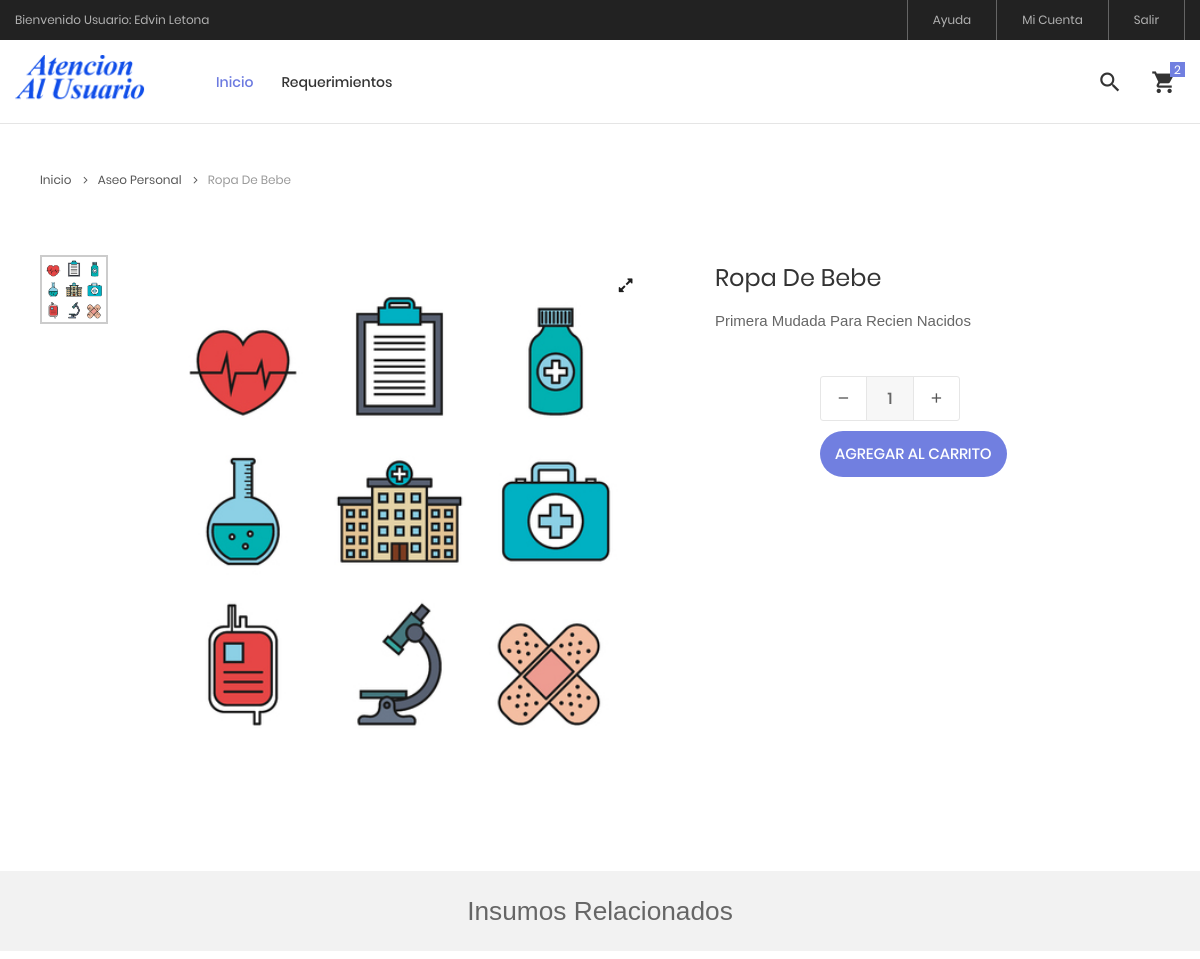
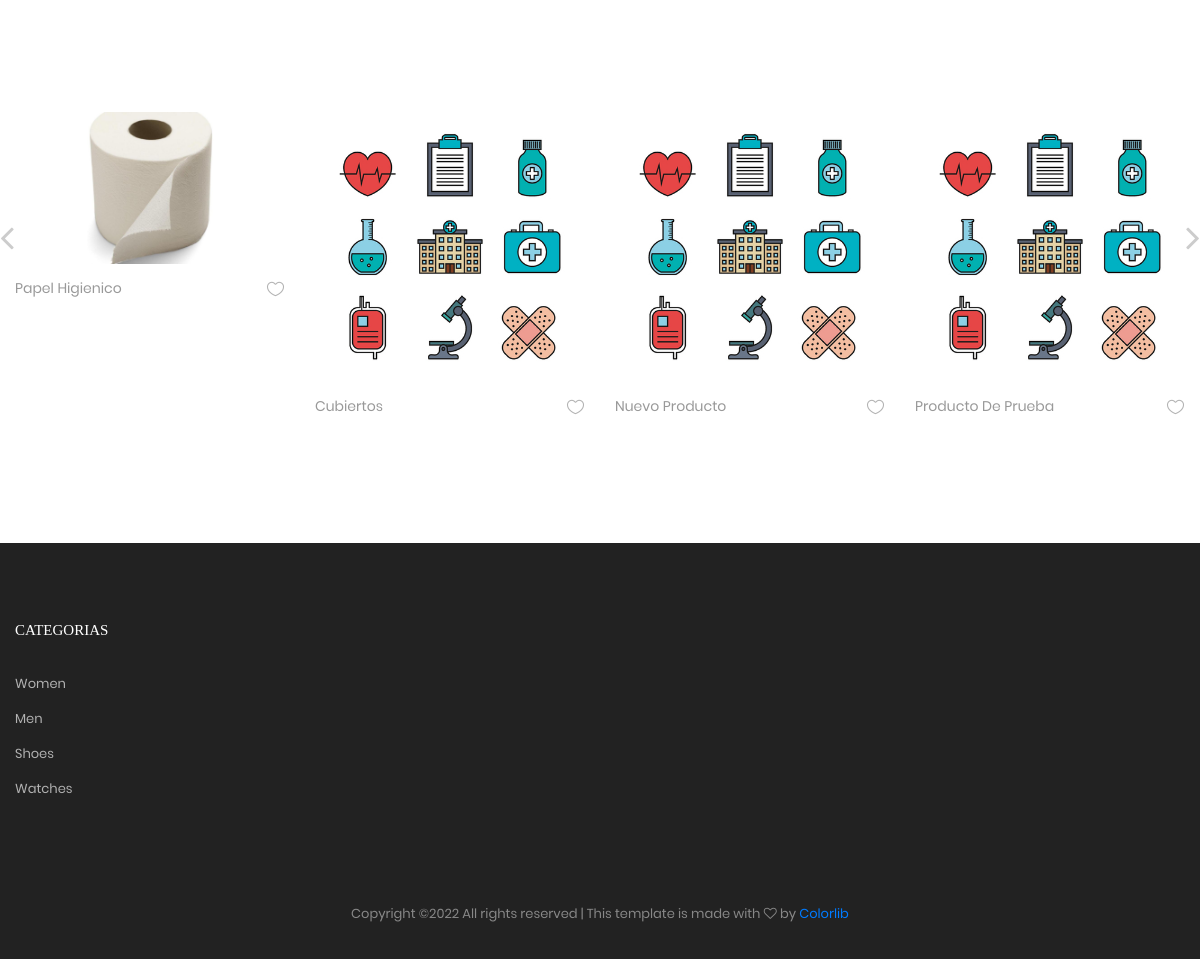
Page /tienda/insumo/11/ropa-de-bebe on the committed database (2 pictures, top to bottom).
### tables this page shows
CREATE TABLE IF NOT EXISTS `insumos` (
  `idinsumos` bigint NOT NULL AUTO_INCREMENT,
  `categoriaid` bigint NOT NULL,
  `nombre` varchar(255) NOT NULL,
  `descripcion` text NOT NULL,
  `datecreated` datetime NOT NULL DEFAULT CURRENT_TIMESTAMP,
  `ruta` varchar(255) NOT NULL,
  `status` int NOT NULL DEFAULT '1',
  PRIMARY KEY (`idinsumos`),
  KEY `categoriaid` (`categoriaid`)
);

CREATE TABLE IF NOT EXISTS `categoria` (
  `idcategoria` bigint NOT NULL AUTO_INCREMENT,
  `nombrecat` varchar(255) NOT NULL,
  `descripcion` text NOT NULL,
  `portada` varchar(100) NOT NULL,
  `datecreated` datetime NOT NULL DEFAULT CURRENT_TIMESTAMP,
  `ruta` varchar(255) NOT NULL,
  `status` int NOT NULL DEFAULT '1',
  PRIMARY KEY (`idcategoria`)
);

### Libraries/Core/Views.php (called while the page is built)
<?php
	class Views
	{
		function getView($controller,$view,$data="")
		{
			$controller = get_class($controller);
			if($controller == "Home"){
				$view = "Views/".$view.".php";
			}else{
				$view = "Views/".$controller."/".$view.".php";
			}
			require_once ($view);
		}
	}
 ?>

### index.php (called while the page is built, shortened)
<?php
	require_once("Helpers/Helpers.php");
	require_once("Libraries/Core/Load.php");
 ?>

### Helpers/Helpers.php (called while the page is built, shortened)
<?php
	function base_url()
	{
		return BASE_URL;
	}
    function media()
    {
        return BASE_URL."/Assets";
    }
 ?>

### Libraries/Core/Mysql.php (called while the page is built, shortened)
<?php
	class Mysql extends Conexion
	{
		private $conexion;
		function __construct()
		{
			$this->conexion = new Conexion();
			$this->conexion = $this->conexion->conect();
		}
		public function select(string $query)
		{
			$this->strquery = $query;
        	$result = $this->conexion->prepare($this->strquery);
			$result->execute();
        	$data = $result->fetch(PDO::FETCH_ASSOC);
        	return $data;
		}
		public function select_all(string $query)
		{
			$this->strquery = $query;
        	$result = $this->conexion->prepare($this->strquery);
			$result->execute();
        	$data = $result->fetchall(PDO::FETCH_ASSOC);
        	return $data;
		}
	}
 ?>

### Libraries/Core/Conexion.php (called while the page is built)
<?php
	class Conexion{
		private $conect;
		public function __construct(){
			$connectionString = "mysql:host=".DB_HOST.";dbname=".DB_NAME.";charset=".DB_CHARSET;
			try {
				$this->conect = new PDO($connectionString, DB_USER, DB_PASSWORD);
				$this->conect->setAttribute(PDO::ATTR_ERRMODE, PDO::ERRMODE_EXCEPTION);
			} catch (Exception $e) {
				$this->conect ='Error de conexion';
				echo "ERROR".$e->getMessage();
			}
		}
	public function conect()
	{
		return $this->conect;
	}
}
 ?>

### Models/TInsumo.php (called while the page is built, shortened)
<?php
require_once("Libraries/Core/Mysql.php");
trait TInsumo{
		public function getInsumoT(int $idinsumos,string $ruta){
			$this->con = new Mysql();
			$this->intIdInsumo = $idinsumos;
			$this->strRuta = $ruta;
			$sql = "SELECT i.idinsumos,
							i.nombre,
							i.descripcion,
							i.categoriaid,
							c.nombrecat as categoria,
							i.ruta
					FROM insumos i
					INNER JOIN categoria c
					ON i.categoriaid = c.idcategoria
					WHERE i.status != 0 AND i.idinsumos = '{$this->intIdInsumo}' AND i.ruta = '{$this->strRuta}' ";
					$request = $this->con->select($sql);
					if(!empty($request)){
						$intIdInsumo = $request['idinsumos'];
						$sqlImg = "SELECT img
								FROM imagen
								WHERE insumoid = $intIdInsumo";
						$arrImg = $this->con->select_all($sqlImg);
						if(count($arrImg) > 0){
							for ($i=0; $i < count($arrImg); $i++) {
								$arrImg[$i]['url_image'] = media().'/images/uploads/'.$arrImg[$i]['img'];
							}
						}else{
							$arrImg[0]['url_image'] = media().'/images/uploads/product.png';
						}
						$request['images'] = $arrImg;
					}
			return $request;
		}
		public function getInsumosRandom(int $idcategoria, int $cant, string $option){
			$this->intIdcategoria = $idcategoria;
			$this->cant = $cant;
			$this->option = $option;
			if($option == "r"){
				$this->option = " RAND() ";
			}else if($option == "a"){
				$this->option = " idinsumos ASC ";
			}else{
				$this->option = " idinsumos DESC ";
			}
			$this->con = new Mysql();
			$sql = "SELECT i.idinsumos,
							i.nombre,
							i.descripcion,
							i.categoriaid,
							c.nombrecat as categoria,
							i.ruta
					FROM insumos i
					INNER JOIN categoria c
					ON i.categoriaid = c.idcategoria
					WHERE i.status != 0 AND i.categoriaid = $this->intIdcategoria
					ORDER BY $this->option LIMIT  $this->cant ";
					$request = $this->con->select_all($sql);
					if(count($request) > 0){
						for ($c=0; $c < count($request) ; $c++) {
							$intIdInsumo = $request[$c]['idinsumos'];
							$sqlImg = "SELECT img
									FROM imagen
									WHERE insumoid = $intIdInsumo";
							$arrImg = $this->con->select_all($sqlImg);
							if(count($arrImg) > 0){
								for ($i=0; $i < count($arrImg); $i++) {
									$arrImg[$i]['url_image'] = media().'/images/uploads/'.$arrImg[$i]['img'];
								}
							}
							$request[$c]['images'] = $arrImg;
						}
					}
			return $request;
		}
}
 ?>

### Views/Tienda/insumo.php (the view, shortened to what this page needs)
<?php
$arrInsumo = $data['insumo'];
$arrInsumos = $data['insumos'];
$arrImages = $arrInsumo['images'];
 ?>
<br><br><br>
<hr>
	<div class="container">
		<div class="bread-crumb flex-w p-l-25 p-r-15 p-t-30 p-lr-0-lg">
			<a href="<?= base_url(); ?>" class="stext-109 cl8 hov-cl1 trans-04">
				Inicio
				<i class="fa fa-angle-right m-l-9 m-r-10" aria-hidden="true"></i>
			</a>
			<a href="<?= base_url().'/tienda/categoria/'.$arrInsumo['categoria']; ?>" class="stext-109 cl8 hov-cl1 trans-04">
				<?= $arrInsumo['categoria'] ?>
				<i class="fa fa-angle-right m-l-9 m-r-10" aria-hidden="true"></i>
			</a>
			<span class="stext-109 cl4">
				<?= $arrInsumo['nombre'] ?>
			</span>
		</div>
	</div>
	<section class="sec-product-detail bg0 p-t-65 p-b-60">
		<div class="container">
			<div class="row">
				<div class="col-md-6 col-lg-7 p-b-30">
					<div class="p-l-25 p-r-30 p-lr-0-lg">
                    <div class="wrap-slick3 flex-sb flex-w">
							<div class="wrap-slick3-dots"></div>
							<div class="slick3 gallery-lb">
							<?php
								if(!empty($arrImages)){
									for ($img=0; $img < count($arrImages) ; $img++) {
							 ?>
								<div class="item-slick3" data-thumb="<?= $arrImages[$img]['url_image']; ?>">
									<div class="wrap-pic-w pos-relative">
										<img src="<?= $arrImages[$img]['url_image']; ?>" alt="<?= $arrInsumo['nombre']; ?>">
										<a class="flex-c-m size-108 how-pos1 bor0 fs-16 cl10 bg0 hov-btn3 trans-04" href="<?= $arrImages[$img]['url_image']; ?>">
											<i class="fa fa-expand"></i>
										</a>
									</div>
								</div>
							<?php
									}
								}
							?>
							</div>
						</div>
					</div>
				</div>
				<div class="col-md-6 col-lg-5 p-b-30">
					<div class="p-r-50 p-t-5 p-lr-0-lg">
						<h4 class="mtext-105 cl2 js-name-detail p-b-14">
							<?= $arrInsumo['nombre']; ?>
						</h4>
						<?= $arrInsumo['descripcion']; ?>
						<div class="p-t-33">
							<div class="flex-w flex-r-m p-b-10">
								<div class="size-204 flex-w flex-m respon6-next">
									<div class="wrap-num-product flex-w m-r-20 m-tb-10">
										<div class="btn-num-product-down cl8 hov-btn3 trans-04 flex-c-m">
											<i class="fs-16 zmdi zmdi-minus"></i>
										</div>
										<input class="mtext-104 cl3 txt-center num-product" type="number" name="num-product" value="1">
										<div class="btn-num-product-up cl8 hov-btn3 trans-04 flex-c-m">
											<i class="fs-16 zmdi zmdi-plus"></i>
										</div>
									</div>
									<button class="flex-c-m stext-101 cl0 size-101 bg1 bor1 hov-btn1 p-lr-15 trans-04 js-addcart-detail">
										Agregar al carrito
									</button>
								</div>
							</div>
						</div>
					</div>
				</div>
			</div>
		</div>
		<div class="bg6 flex-c-m flex-w size-302 m-t-73 p-tb-15">
			<h3>Insumos Relacionados</h3>
		</div>
	</section>
	<section class="sec-relate-product bg0 p-t-45 p-b-105">
		<div class="container">
			<div class="wrap-slick2">
				<div class="slick2">
				<?php
					if(!empty($arrInsumos)){
						for ($p=0; $p < count($arrInsumos); $p++) {
							$ruta = $arrInsumos[$p]['ruta'];
							if(count($arrInsumos[$p]['images']) > 0 ){
								$portada = $arrInsumos[$p]['images'][0]['url_image'];
							}else{
								$portada = media().'/images/uploads/product.png';
							}
				 ?>
					<div class="item-slick2 p-l-15 p-r-15 p-t-15 p-b-15">
						<div class="block2">
							<div class="block2-pic hov-img0">
								<img src="<?= $portada ?>" alt="<?= $arrInsumos[$p]['nombre'] ?>">
							</div>
							<div class="block2-txt flex-w flex-t p-t-14">
								<div class="block2-txt-child1 flex-col-l ">
									<a href="<?= base_url().'/tienda/insumo/'.$arrInsumos[$p]['idinsumos'].'/'.$ruta; ?>" class="stext-104 cl4 hov-cl1 trans-04 js-name-b2 p-b-6">
										<?= $arrInsumos[$p]['nombre'] ?>
									</a>
								</div>
								<div class="block2-txt-child2 flex-r p-t-3">
									<a href="#" class="btn-addwish-b2 dis-block pos-relative js-addwish-b2">
										<img class="icon-heart1 dis-block trans-04" src="<?= media() ?>/atencion/images/icons/icon-heart-01.png" alt="ICON">
									</a>
								</div>
							</div>
						</div>
					</div>
				<?php
						}
					}
				 ?>
				</div>
			</div>
		</div>
	</section>

### Assets/atencion/css/main.css (style rules this page uses)
.container { max-width: 1380px; }
@media (max-width: 1600px) { .container { max-width: 1200px; } }
.slick-slide { outline: none !important; }
.wrap-slick2 { position: relative; margin-right: -15px; margin-left: -15px; }
.wrap-slick3 { position: relative; }
.wrap-slick3-dots { width: 11.111111%; }
.slick3 { width: 83.333333%; }
.wrap-num-product { width: 140px; height: 45px; border: 1px solid #e6e6e6; border-radius: 3px; overflow: hidden; }
.btn-num-product-up, .btn-num-product-down { width: 45px; height: 100%; cursor: pointer; }
.num-product { width: calc(100% - 90px); height: 100%; border-left: 1px solid #e6e6e6; border-right: 1px solid #e6e6e6; background-color: #f7f7f7; }
input.num-product { -webkit-appearance: textfield !important; margin: 0; -moz-appearance: textfield !important; }
.block2-pic { position: relative; }
.block2-txt-child1 { width: calc(100% - 30px); }
.block2-txt-child2 { width: 30px; }
.cl0 { color: #fff; }
.cl2 { color: #333; }
.cl3 { color: #666; }
.cl4 { color: #999; }
.cl8 { color: #555; }
.cl10 { color: #1d1d1d; }
.stext-101 { font-family: Poppins-Medium; font-size: 15px; line-height: 1.466667; text-transform: uppercase; }
.stext-104 { font-family: Poppins-Regular; font-size: 14px; line-height: 1.466667; }
.stext-109 { font-family: Poppins-Regular; font-size: 12px; line-height: 1.833333; }
.mtext-104 { font-family: Poppins-Medium; font-size: 16px; line-height: 1.6; }
.mtext-105 { font-family: Poppins-Regular; font-size: 24px; line-height: 1.5; }
.size-101 { min-width: 161px; height: 46px; }
.size-108 { width: 40px; height: 40px; }
.size-204 { width: calc(100% - 105px); }
.size-302 { min-height: 80px; }
.bg0 { background-color: #fff; }
.bg1 { background-color: #717fe0; }
.bg6 { background-color: #f2f2f2; }
.bor0 { border-radius: 50%; }
.bor1 { border-radius: 23px; }
.how-pos1 { position: absolute; top: 10px; right: 10px; }
.hov-img0 { display: block; overflow: hidden; }
.hov-img0 img { width: 100%; -webkit-transition: transform 0.9s ease; -o-transition: transform 0.9s ease; -moz-transition: transform 0.9s ease; transition: transform 0.9s ease; }

### rows in the picture
insumos: categoriaid.nombrecat "Aseo Personal", nombre "Ropa De Bebe", descripcion "Primera Mudada Para Recien Nacidos"
insumos: shows a picture, nombre "Papel Higienico"
insumos: nombre "Cubiertos"
insumos: nombre "Nuevo Producto"
insumos: nombre "Producto De Prueba"
